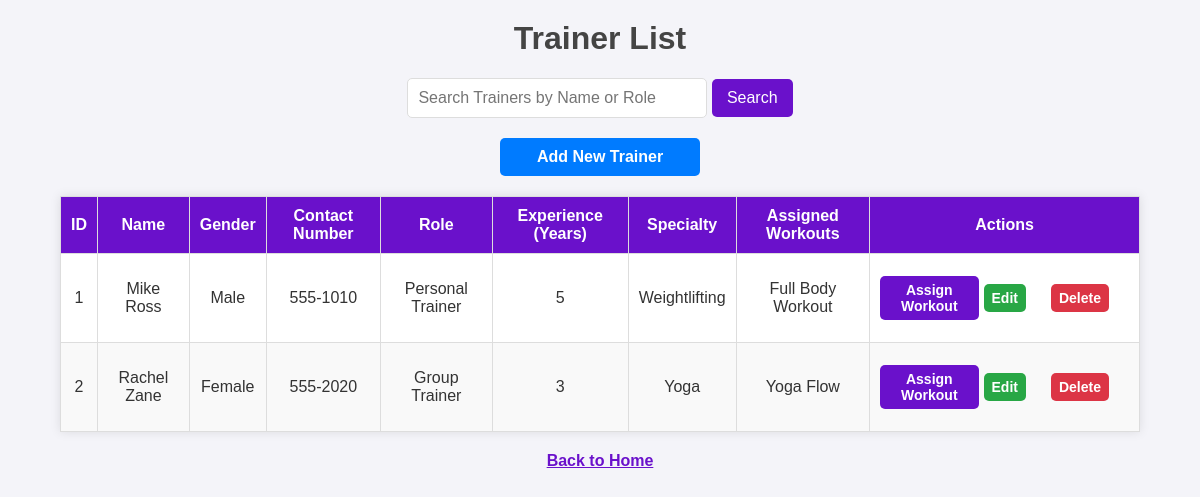
Screenshot of /view_trainers (signed in) with the database file from the repository.
### tables this page shows
CREATE TABLE Trainers (
        trainer_id INTEGER PRIMARY KEY AUTOINCREMENT,
        name TEXT NOT NULL,
        gender TEXT,
        contact_number TEXT,
        role TEXT,
        experience INTEGER,
        specialty TEXT
    );

### app.py (the view)
@app.route('/view_trainers')
@login_required
def view_trainers():
    conn = get_db_connection()
    cursor = conn.cursor()
    cursor.execute('''
        SELECT
            Trainers.*,
            GROUP_CONCAT(Workout_Routines.routine_name, ', ') AS assigned_workouts
        FROM Trainers
        LEFT JOIN Trainer_Workouts ON Trainers.trainer_id = Trainer_Workouts.trainer_id
        LEFT JOIN Workout_Routines ON Trainer_Workouts.routine_id = Workout_Routines.routine_id
        GROUP BY Trainers.trainer_id
    ''')
    trainers = cursor.fetchall()
    conn.close()
    return render_template('view_trainers.html', trainers=trainers)

### app.py (called while the page is built)
@login_manager.user_loader
def load_user(user_id):
    conn = get_db_connection()
    cursor = conn.cursor()
    cursor.execute('SELECT * FROM Users WHERE user_id = ?', (user_id,))
    user = cursor.fetchone()
    conn.close()
    if user:
        return User(user['user_id'], user['username'], user['password_hash'])
    return None

def get_db_connection():
    conn = sqlite3.connect('gym_management_system.db')
    conn.row_factory = sqlite3.Row
    return conn

### templates/view_trainers.html (shortened to what this page needs)
<!DOCTYPE html>
<html lang="en">
<head>
</head>
<body>
    <h1>Trainer List</h1>
    <form method="GET" action="{{ url_for('search_trainers') }}">
        <input type="text" name="query" placeholder="Search Trainers by Name or Role" required>
        <button type="submit">Search</button>
    </form>
    <a href="{{ url_for('add_trainer') }}" class="add">Add New Trainer</a>
    <table>
        <thead>
            <tr>
                <th>ID</th>
                <th>Name</th>
                <th>Gender</th>
                <th>Contact Number</th>
                <th>Role</th>
                <th>Experience (Years)</th>
                <th>Specialty</th>
                <th>Assigned Workouts</th>
                <th>Actions</th>
            </tr>
        </thead>
        <tbody>
            {% for trainer in trainers %}
            <tr>
                <td>{{ trainer['trainer_id'] }}</td>
                <td>{{ trainer['name'] }}</td>
                <td>{{ trainer['gender'] }}</td>
                <td>{{ trainer['contact_number'] }}</td>
                <td>{{ trainer['role'] }}</td>
                <td>{{ trainer['experience'] }}</td>
                <td>{{ trainer['specialty'] }}</td>
                <td>
                    {% if trainer['assigned_workouts'] %}
                        {{ trainer['assigned_workouts'] }}
                    {% else %}
                        No Workouts Assigned
                    {% endif %}
                </td>
                <td>
                    <div class="btn-group">
                        <a href="{{ url_for('assign_workout', trainer_id=trainer['trainer_id']) }}" class="btn assign">Assign Workout</a>
                        <a href="{{ url_for('edit_trainer', trainer_id=trainer['trainer_id']) }}" class="btn edit">Edit</a>
                        <form action="{{ url_for('delete_trainer', trainer_id=trainer['trainer_id']) }}" method="POST" style="display:inline;">
                            <button type="submit" class="btn delete" onclick="return confirm('Are you sure you want to delete this trainer?');">Delete</button>
                        </form>
                    </div>
                </td>
            </tr>
            {% endfor %}
        </tbody>
    </table>
    <a href="{{ url_for('index') }}" class="back-home">Back to Home</a>
</body>
</html>

### templates/view_trainers.html (style rules this page uses)
body { font-family: Arial, sans-serif; margin: 0; padding: 0; background-color: #f4f4f9; color: #333; }
h1 { text-align: center; margin-top: 20px; color: #444; }
form { text-align: center; margin: 20px; }
input[type="text"] { padding: 10px; font-size: 16px; border: 1px solid #ddd; border-radius: 5px; width: 300px; box-sizing: border-box; }
button { padding: 10px 15px; background-color: #6a11cb; color: white; border: none; border-radius: 5px; cursor: pointer; font-size: 16px; }
.add { display: block; width: 200px; margin: 20px auto; text-align: center; background-color: #007bff; color: white; padding: 10px 0; border-radius: 5px; text-decoration: none; font-weight: bold; }
table { width: 90%; margin: 20px auto; border-collapse: collapse; background-color: white; box-shadow: 0 0 10px rgba(0, 0, 0, 0.1); }
th, td { padding: 10px; border: 1px solid #ddd; text-align: center; }
th { background-color: #6a11cb; color: white; }
tr:nth-child(even) { background-color: #f9f9f9; }
.btn-group { display: flex; gap: 5px; justify-content: center; align-items: center; }
.btn { padding: 6px 8px; font-size: 14px; font-weight: bold; color: white; text-decoration: none; border-radius: 5px; border: none; cursor: pointer; }
.edit { background-color: #28a745; }
.delete { background-color: #dc3545; }
.assign { background-color: #6a11cb; }
.back-home { display: block; text-align: center; margin: 20px; font-size: 16px; font-weight: bold; color: #6a11cb; }

### rows the page displays
Trainers: trainer_id "1", name "Mike Ross", gender "Male", contact_number "555-1010", role "Personal Trainer", experience "5", specialty "Weightlifting", assigned_workouts "Full Body Workout"
Trainers: trainer_id "2", name "Rachel Zane", gender "Female", contact_number "555-2020", role "Group Trainer", experience "3", specialty "Yoga", assigned_workouts "Yoga Flow"
